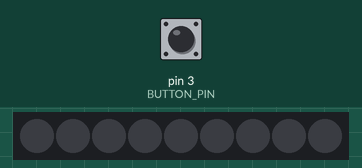
Recording of a sketch running on a simulated Arduino Uno, built with avr-gcc and run on an emulated ATmega328P. On the bench: 9 RGB LEDs in strip order, left to right. The test bench sets the inputs (shaded band); at power-on: pin 3 (BUTTON_PIN) HIGH. Dim RGB values are drawn brighter than linear; random numbers use the default seed unless the sketch sets one.

Above: at 1.2 s.
1.3 s: pin 3 (BUTTON_PIN) pulled LOW for 0.15 s
At 3.73 s:
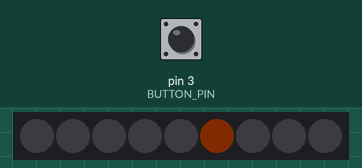
4.4 s: pin 3 (BUTTON_PIN) pulled LOW for 1 s
At 4.9 s:
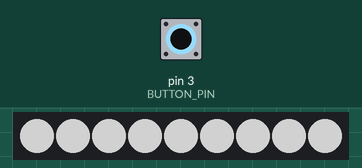
6.9 s: pin 3 (BUTTON_PIN) pulled LOW for 0.15 s
8.5 s: pin 3 (BUTTON_PIN) pulled LOW for 3.2 s
At 9.2 s:
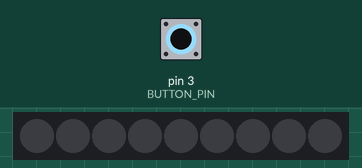
13.2 s: pin 3 (BUTTON_PIN) pulled LOW for 0.15 s
At 18.05 s:
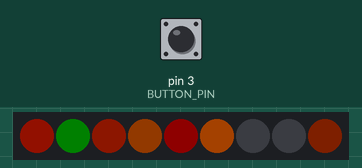

The sketch:

LetterLight.ino
```cpp
/*
  Art project time!
  Dependencies:
    - Adafruit AVR Boards (https://learn.adafruit.com/adafruit-arduino-ide-setup/arduino-1-dot-6-x-ide)
    - Adafruit Neopixels (https://github.com/adafruit/Adafruit_NeoPixel)
*/
#include <avr/power.h>
#include "LetterLight.h"

// Parameter 1 = number of pixels in strip
// Parameter 2 = Arduino pin number (most are valid)
// Parameter 3 = pixel type flags, add together as needed:
//   NEO_KHZ800  800 KHz bitstream (most NeoPixel products w/WS2812 LEDs)
//   NEO_KHZ400  400 KHz (classic 'v1' (not v2) FLORA pixels, WS2811 drivers)
//   NEO_GRB     Pixels are wired for GRB bitstream (most NeoPixel products)
//   NEO_RGB     Pixels are wired for RGB bitstream (v1 FLORA pixels, not v2)
//   NEO_RGBW    Pixels are wired for RGBW bitstream (NeoPixel RGBW products)
Adafruit_NeoPixel strip = Adafruit_NeoPixel(LED_NUM, LED_PIN, NEO_GRB + NEO_KHZ800);
long unsigned int  blinktime = 0;
int pulseRate = 30;
long pulseDelay = 400; // Delay between sequential pixels
int pulseSteps = 128;
int color = 0;
//long unsigned int  pulseTimer, pulseCtr = 0;
uint8_t red, green, blue;// r, g, b, rStep, gStep, bStep;
bool lastButton;// rAsc, gAsc, bAsc;
int mode = 0;
long decostart = 0;

// IMPORTANT: To reduce NeoPixel burnout risk, add 1000 uF capacitor across
// pixel power leads, add 300 - 500 Ohm resistor on first pixel's data input
// and minimize distance between Arduino and first pixel.  Avoid connecting
// on a live circuit...if you must, connect GND first.

void setup()
{
  if (F_CPU == 16000000) clock_prescale_set(clock_div_1);

  // initialize the digital pin as an output.
//  pinMode(BLINK_PIN, OUTPUT);
  pinMode(BUTTON_PIN, INPUT_PULLUP);
//  blinktime = millis();

//  red=colors[color][0];
//  green=colors[color][1];
//  blue=colors[color][2];

  for (int i=0; i < LED_NUM; i++)
  {
    pixels[i].ascending = TRUE;
    pixels[i].pulseTimer = blinktime;
    pixels[i].pulseLen = random(pulseSteps, 3*pulseSteps);
    pixels[i].pulseCtr = random(-pulseSteps*3, 0);
    pixels[i].r = pixels[i].g = pixels[i].b = 0;
  }

  lastButton = HIGH;

  strip.begin();
  strip.show(); // Initialize all pixels to 'off'
}

void loop()
{
    checkButton();
    if (mode == DECO)
    {
      if (millis() - decostart > DECOTIME) mode = OFF_MODE;
      pulse();
    }
    else if (mode == LO_LIGHT)
    {
      for (int i = 0; i < LED_NUM; i++)
      {
        strip.setPixelColor(i, LO_COLOR, LO_COLOR, LO_COLOR);
      }
    }
    else if (mode == HI_LIGHT)
    {
      for (int i = 0; i < LED_NUM; i++)
      {
        strip.setPixelColor(i, HI_COLOR, HI_COLOR, HI_COLOR);
      }
    }
    else if (mode == OFF_MODE)
    {
      for (int i = 0; i < LED_NUM; i++)
      {
        strip.setPixelColor(i, 0);
      }
    }
    strip.show();
//    blinkled();
}

void checkButton()
{
  if (digitalRead(BUTTON_PIN) == LOW and lastButton == HIGH)
  {
//    color++;
//    if (color >= COLOR_NUM) color=0;
//
//    red=colors[color][0];
//    green=colors[color][1];
//    blue=colors[color][2];
      mode++;
      if (mode >= NUM_MODES) mode = OFF_MODE;
      if (mode == DECO) decostart = millis();
  }
  lastButton = digitalRead(BUTTON_PIN);
}

void pulse()
{
  unsigned long int ms = millis();
  // Update each pixel
  for (int j = 0; j < LED_NUM; j++)
  {
    if (ms - pixels[j].pulseTimer > pulseRate)
    {
      pixels[j].pulseTimer = ms;

      // Determine what the new step number is
      if (pixels[j].ascending) pixels[j].pulseCtr++;
      else pixels[j].pulseCtr--;

      // Check if this pixel needs to switch direction
      if (pixels[j].pulseCtr == pixels[j].pulseLen)
      {
        pixels[j].ascending = FALSE;
      }
      else if (pixels[j].pulseCtr == -pixels[j].pulseLen/2)
      {
        pixels[j].ascending = TRUE;
      }

      // If this pixel is ascending and crossing 0, pick a new color
      if (pixels[j].ascending and pixels[j].pulseCtr == 0)
      {
        randomColor(&pixels[j]);
      }

      // If this pixel is active (counter >= 0), update its intensity
      if (pixels[j].pulseCtr >= 0)
      {
        // Set the new intensity of the pixel
        strip.setPixelColor(j, fadeColor(pixels[j].r, pixels[j].pulseCtr, pixels[j].pulseLen),
                               fadeColor(pixels[j].g, pixels[j].pulseCtr, pixels[j].pulseLen),
                               fadeColor(pixels[j].b, pixels[j].pulseCtr, pixels[j].pulseLen));
      }
    }
  }
}

void randomColor(pulseControl_t *p)
{
  int c = random(0, COLOR_NUM-1);

  p->r = colors[c][0];
  p->g = colors[c][1];
  p->b = colors[c][2];
}

uint8_t fadeColor(uint8_t color, long numer, int denom)
{
  return (uint8_t)(0.2*(float)color * ((float)numer/(float)denom));
}

void blinkled()
{
  bool state = digitalRead(BLINK_PIN);
  long unsigned int ms = millis();
  if (state == HIGH and ms - blinktime > BLINK_WIDTH)
  {
    digitalWrite(BLINK_PIN, LOW);
  }
  else if (state == LOW and ms - blinktime > BLINK_PERIOD)
  {
    digitalWrite(BLINK_PIN, HIGH);
    blinktime = ms;
  }
}
```

LetterLight.h
```cpp
#include <Adafruit_NeoPixel.h>

#define FALSE         0
#define TRUE          1

#define BLINK_PIN     1
#define BLINK_PERIOD  1000
#define BLINK_WIDTH   100

#define LED_PIN       0
#define LED_NUM       9

#define BUTTON_PIN    3

#define NUM_MODES     4   // Number of modes
#define OFF_MODE      0   // Off
#define DECO          1   // Decorative mode
#define LO_LIGHT      2   // Dim light mode
#define HI_LIGHT      3   // Bright light mode
#define LO_COLOR      122 // Brightness of dim mode
#define HI_COLOR      255 // Brightness of bright mode

#define DECOTIME      1800000 // 30 minutes

struct pulseControl_t
{
  bool ascending;
  long unsigned int  pulseTimer;
  long pulseCtr, pulseLen;
  uint8_t r, g, b;
} pixels [LED_NUM];

#define COLOR_NUM      7
uint8_t colors [COLOR_NUM][3] = { 57, 240, 0,//120,//green
                                  194, 0, 0,//250,//purple
                                  200, 190, 0,//10,//yellow
                                  253, 40, 0,//120,//pink
                                  255, 105, 0,//orange
                                  0, 240, 0,//67,//green
                                  20, 45, 0};//145};//blue
```

Measured:
- after the input at 1.3 s, the LEDs: first change after 1.5 s (image 1 shows a later state)
- after the input at 8.5 s, the LEDs: change at once (image 3)
- after the input at 13.2 s, the LEDs: first change at once (image 4 shows a later state)
